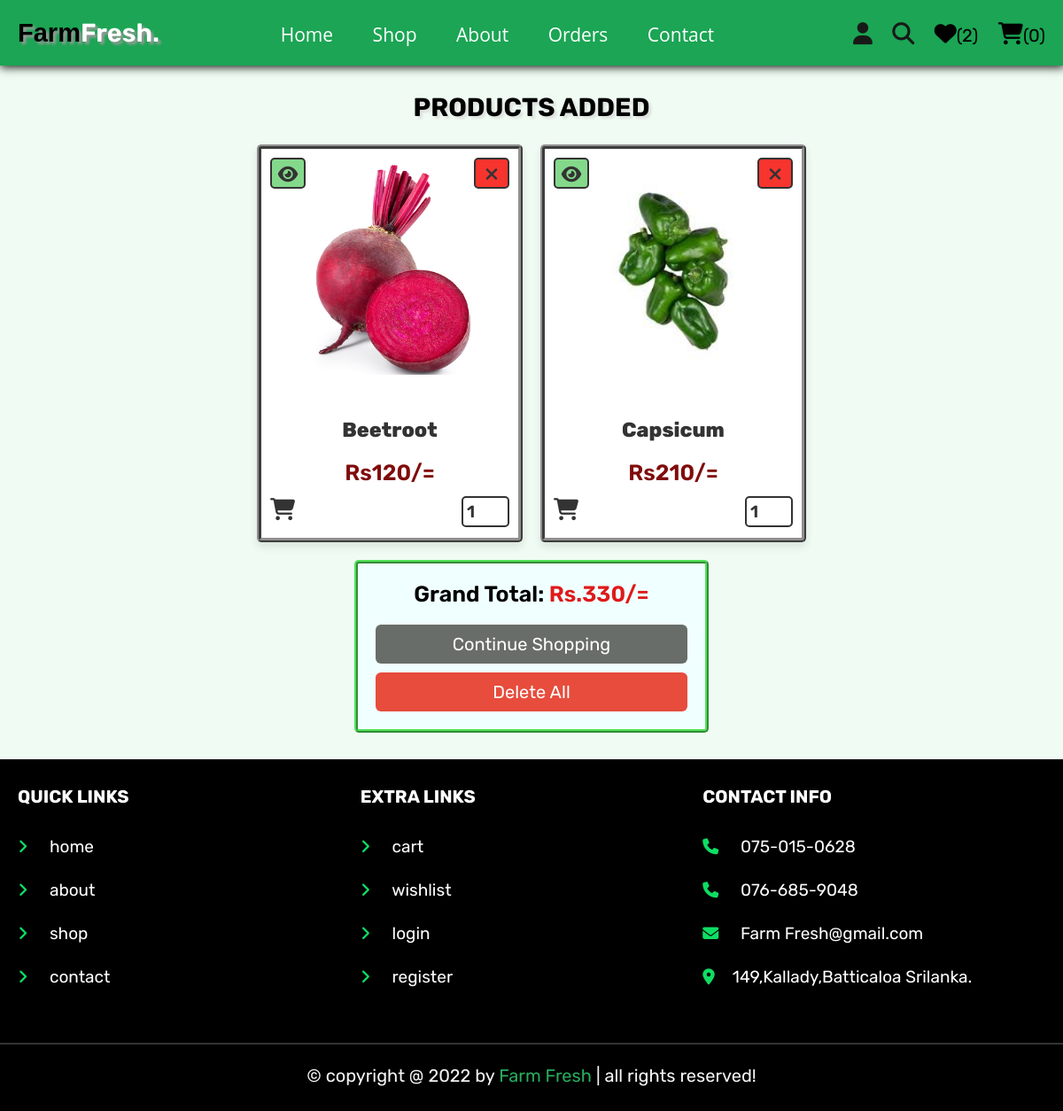
Page /wishlist.php (signed in) on the committed database.
### tables this page shows
CREATE TABLE `wishlist` (
  `id` int(100) NOT NULL,
  `user_id` int(100) NOT NULL,
  `pid` int(100) NOT NULL,
  `name` varchar(100) NOT NULL,
  `price` int(100) NOT NULL,
  `image` varchar(100) NOT NULL
);

### wishlist.php (the view, shortened to what this page needs)
<?php
@include 'config.php';
$user_id = $_SESSION['user_id'];
?>
<!DOCTYPE html>
<html lang="en">
<head>
   <link rel="stylesheet" href="https://cdnjs.cloudflare.com/ajax/libs/font-awesome/6.1.1/css/all.min.css">
   <link rel="stylesheet" href="css/homestyle.css">
</head>
<body>
<?php include 'header.php'; ?>
<section class="wishlist">
   <h1 class="title">products added</h1>
   <div class="box-container">
   <?php
      $grand_total = 0;
      $select_wishlist = $conn->prepare("SELECT * FROM `wishlist` WHERE user_id = ?");
      $select_wishlist->execute([$user_id]);
      if($select_wishlist->rowCount() > 0){
         while($fetch_wishlist = $select_wishlist->fetch(PDO::FETCH_ASSOC)){
   ?>
   <form action="" method="POST" class="box">
      <a href="wishlist.php?delete=<?= $fetch_wishlist['id']; ?>" class="fas fa-times" onclick="return confirm('delete this from wishlist?');"></a>
      <a href="view_page.php?pid=<?= $fetch_wishlist['pid']; ?>" class="fas fa-eye"></a>
      <img src="uploaded_img/<?= $fetch_wishlist['image']; ?>" alt="">
      <div class="name"><?= $fetch_wishlist['name']; ?></div>
      <div class="price">Rs<?= $fetch_wishlist['price']; ?>/=</div>
      <div class="latest-btn">
        <button type="submit" class="option-buttn" name="add_to_cart"><i class="fas fa-cart-shopping fa-bounce" style=" --fa-bounce-start-scale-x: 1; --fa-bounce-start-scale-y: 1; --fa-bounce-jump-scale-x: 1; --fa-bounce-jump-scale-y: 1; --fa-bounce-land-scale-x: 1; --fa-bounce-land-scale-y: 1; " ></i></button>
        <input type="number" min="0" value="1" name="p_qty" class="qty" >
      </div>
   </form>
   <?php
      $grand_total += $fetch_wishlist['price'];
      }
   }else{
      echo '<p class="empty">your wishlist is empty</p>';
   }
   ?>
   </div>
   <div class="wishlist-total">
      <p>Grand Total: <span>Rs.<?= $grand_total; ?>/=</span></p>
      <a href="shop.php" class="option-btn">continue shopping</a>
      <a href="wishlist.php?delete_all" class="delete-btn <?= ($grand_total > 1)?'':'disabled'; ?>">delete all</a>
   </div>
</section>
<?php include 'footer.php'; ?>
</body>
</html>

### css/homestyle.css (style rules this page uses)
.wishlist .box-container { display: grid; grid-template-columns: repeat(auto-fit, 30rem); gap: 2rem; justify-content: center; align-items: flex-start; }
.wishlist .box-container .box { padding: 1rem; text-align: center; background-color: var(--white); box-shadow: var(--box-shadow); border-radius: 0.5rem; position: relative; border: 5px ridge rgb(145, 144, 144); }
.wishlist .box-container .box .price { padding: 1rem 0; color: rgb(128, 11, 11); font-size: 2.5rem; font-weight: 600; }
.wishlist .box-container .box .fa-eye { position: absolute; top: 1rem; left: 1rem; border-radius: 0.5rem; height: 3.5rem; line-height: 3.3rem; width: 4rem; border: var(--border); color: var(--black); font-size: 2rem; background-color: rgb(132, 216, 139); }
.wishlist .box-container .box .fa-times { position: absolute; top: 1rem; right: 1rem; border-radius: 0.5rem; height: 3.5rem; line-height: 3.3rem; width: 4rem; border: var(--border); color: var(--black); font-size: 2rem; background-color: rgb(247, 52, 46); }
.wishlist .box-container .box img { width: 250px; height: 250px; margin-bottom: 3rem; padding: 5px; }
.wishlist .box-container .box .name { font-size: 2.3rem; color: var(--black); font-weight: 800; padding: 1rem 0; }
.wishlist .box-container .box .qty { margin: 0.2rem 0; border-radius: 0.5rem; padding: 0.4rem; font-size: 1.9rem; font-weight: 600; color: var(--black); border: var(--border); width: 20%; }
.wishlist .box-container .box .option-buttn { height: 3.5rem; width: 0.001rem; font-size: 2.5rem; }
.wishlist .box-container .box .latest-btn { display: flex; flex-direction: row; justify-content: space-between; align-items: baseline; }
.wishlist .wishlist-total { max-width: 40rem; margin: 0 auto; margin-top: 2rem; padding: 2rem; text-align: center; border: 4px ridge rgb(82, 224, 89); background-color: azure; box-shadow: 2px 2px 2px 2px solid rgb(1, 148, 26); border-radius: 0.5rem; }
.wishlist .wishlist-total p { margin-bottom: 2rem; font-size: 2.5rem; color: black; font-weight: 600; }
.wishlist .wishlist-total p span { color: rgb(223, 26, 26); }

### css/components.css (style rules this page uses)
:root { --green: rgb(38, 173, 95); --orange: #f39c12; --red: #e74c3c; --black: #333; --light-color: #666; --white: #fff; --light-bg: #f6f6f6; --border: 0.2rem solid var(--black); --box-shadow: 0 0.5rem 1rem rgba(0, 0, 0, 0.1); --text-decoration: none; }
* { font-family: "Rubik", sans-serif; margin: 0; padding: 0; box-sizing: border-box; outline: none; border: none; text-decoration: none; color: var(--black); }
body { background-color: rgb(240, 252, 243); }
html { font-size: 62.5%; overflow-x: hidden; scroll-behavior: smooth; scroll-padding-top: 6.5rem; }
section { padding: 3rem 2rem; max-width: 1200px; margin: 0 auto; }
.btn, .delete-btn, .option-btn { display: block; margin-top: 1rem; border-radius: 0.6rem; color: var(--white); font-size: 2rem; padding: 10px; text-transform: capitalize; cursor: pointer; text-align: center; }
.delete-btn { background-color: var(--red); }
.option-btn { background-color: rgb(105, 109, 106); color: rgb(255, 255, 255); }
.title { text-align: center; margin-bottom: 2.5rem; text-transform: uppercase; color:rgb(0, 0, 0); font-size: 2.9rem; text-shadow: 3px 3px 3px #dde0dd; }

### rows in the picture
wishlist: image (picture), name "Beetroot", price "120"
wishlist: image (picture), name "Capsicum", price "210"

### other values in the picture
$count_wishlist_items->rowCount() "2"
$count_cart_items->rowCount() "0"
$grand_total "330"
